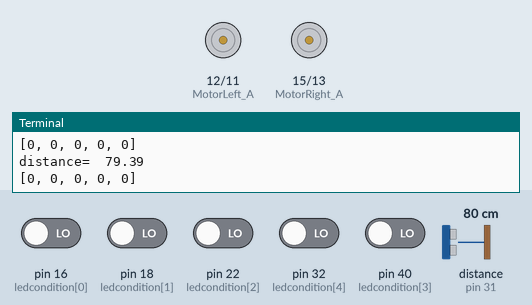
This program was run on a simulated Raspberry Pi (header pin numbers). Shown: motor-driver pin pairs drawn as motors (green arrow = first pin HIGH = forward, orange = second pin HIGH = backward, longer = more drive, scaled by the enable pin), the last lines printed to the terminal. Inputs (shaded band) come from the test bench; at power-on: pin 16 (ledcondition[0]), pin 18 (ledcondition[1]), pin 22 (ledcondition[2]), pin 32 (ledcondition[4]), pin 40 (ledcondition[3]) LOW, distance to the obstacle (sensor on pin 31) 80 cm. The echo pulse lasts 58.3 µs per cm; the clock reads 2024-03-15 10:24:30 at power-on unless the program sets it.

Above: at 1.2 s.
1.3 s: distance to the obstacle (sensor on pin 31) set to 23 cm
3.2 s: distance to the obstacle (sensor on pin 31) set to 18 cm
At 4.57 s:
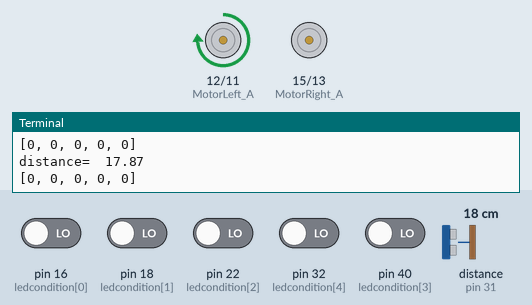
At 5.5 s:
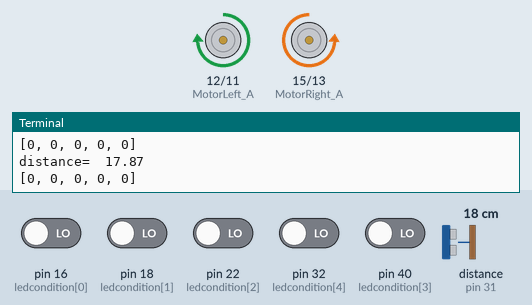
7.8 s: distance to the obstacle (sensor on pin 31) set to 2 cm
Timing chart, 0 to 10.9 s (numbered marks = the images above; inputs shaded):
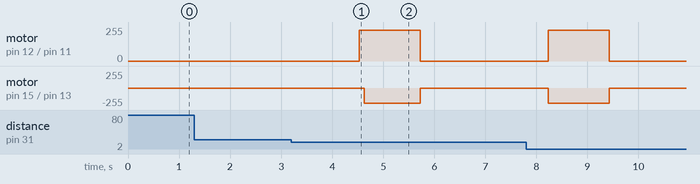

The program:

backclock.py
```python
######################################################################
### Date: 2017/10/5
### file name: project3_student.py
### Purpose: this code has been generated for the three-wheeled moving
###         object to perform the project3 with ultra sensor
###         swing turn, and point turn
### this code is used for the student only
######################################################################

# =======================================================================
# import GPIO library and time module
# =======================================================================
import RPi.GPIO as GPIO
from time import sleep

# =======================================================================
#  set GPIO warnings as false
# =======================================================================
GPIO.setwarnings(False)

# =======================================================================
# import getDistance() method in the ultraModule
# =======================================================================
from ultraModule import getDistance

# =======================================================================
# import TurnModule() method
# =======================================================================
from TurnModule import *
from trackingModule import gettracking

# =======================================================================
# rightPointTurn() and leftPointTurn() in TurnModule module
# =======================================================================
# student assignment (1)
# student assignment (2)


# =======================================================================
# import go_forward_any(), go_backward_any(), stop(), LeftPwm(),
# RightPwm(), pwm_setup(), and pwm_low() methods in the module of go_any
# =======================================================================
from go_any import *
from condition import *

# implement rightmotor(x)  # student assignment (3)
# implement go_forward_any(speed): # student assignment (4)
# implement go_backward_any(speed): # student assignment (5)
# implement go_forward(speed, running_time)  # student assignment (6)
# implement go_backward(speed, running_time)  # student assignment (7)

# =======================================================================
# setup and initilaize the left motor and right motor
# =======================================================================
pwm_setup()

# =======================================================================
#  define your variables and find out each value of variables
#  to perform the project3 with ultra sensor
#  and swing turn
# =======================================================================
dis = 20  # ??
case = 1
case2 = 3
try:
    while True:
        # ultra sensor replies the distance back
        distance = getDistance()
        ledcondition = gettracking()
        print('distance= ', distance)
        print(ledcondition)

        # when the distance is above the dis, moving object forwards
        if (distance > dis) and (ledcondition in forward_condition) and (case ==1 or case2 == 3):
            go_forward(40,0.3)
            stop()
            sleep(0.1)
        elif (distance > dis) and (ledcondition in sp1) and (case ==1 or case2 ==3):
            curveturn(20,30,0.5)
            stop()
            sleep(0.5)
        elif (distance > dis) and (ledcondition in sp2) and (case ==1 or case2 ==3):
            curveturn(30,20,0.5)
            stop()
            sleep(0.5)

        elif (distance <= dis):
            stop()
            sleep(0.5)
            rightSwingTurn(40,0.5)
            go_forward(90,0.1)
            leftSwingTurn(40,0.5)
            go_forward(90,0.1)
            leftSwingTurn(40,0.5)
            if case ==2:
                case2 +=1
            case +=1
            if (distance > dis) and (ledcondition in keep_condition):
                go_forward_any(50)
            else:
                stop()
                sleep(0.5)
                rightSwingTurn(40,0.5)
        while (distance > dis) and (ledcondition in left_condition) and (case ==2 or case2 ==4):
            curveturn(20,30,1)

            ########################################################
            ### please continue the code or change the above code
            ### # student assignment (10)
            ########################################################


# when the Ctrl+C key has been pressed,
# the moving object will be stopped

except KeyboardInterrupt:
    pwm_low()
```

ultraModule.py
```python
######################################################################
### Date: 2017/10/5
### file name: ultra.py
### Purpose: this code has generated for the return
###         the distance between the moving object and obstacle
###         ultra sensor
### this code is used for the student only
######################################################################


import RPi.GPIO as GPIO # import GPIO librery
import time

GPIO.setmode(GPIO.BOARD)

trig=33
echo=31

leftmostled=16
leftlessled=18
centerled=22
rightlessled=40
rightmostled=32

#ultrasonic sensor setting
GPIO.setup(trig,GPIO.OUT)
GPIO.setup(echo,GPIO.IN)

def getDistance():
    GPIO.output(trig,False)
    time.sleep(0.5)
    GPIO.output(trig,True)
    time.sleep(0.00001)
    GPIO.output(trig,False)
    while GPIO.input(echo)==0:
        pulse_start=time.time()
    while GPIO.input(echo)==1:
        pulse_end=time.time()
    pulse_duration=pulse_end-pulse_start
    distance=pulse_duration*17000
    distance=round(distance,2)
    return(distance)
```

TurnModule.py
```python
######################################################################
### Date: 2017/10/5
### file name: TurnModule.py
### Purpose: this code has been generated for the three-wheeled moving
###         object to perform swing turn and point turn
### this code is used for the student only
######################################################################

# import GPIO librery
import RPi.GPIO as GPIO
import time

# set up GPIO mode as BOARD
GPIO.setmode(GPIO.BOARD)

# set GPIO warnings as flase
GPIO.setwarnings(False)

# =======================================================================
# REVERSE function to control the direction of motor in reverse
def REVERSE(x):
   if x == True:
      return False
   elif x == False:
      return True
# =======================================================================

# =======================================================================
# Set the motor's true / false value to go forward.
forward0 = True
forward1 = False
# =======================================================================

# =======================================================================
#Set the motor's true / false value to go opposite.
backward0 = REVERSE(forward0)
backward1 = REVERSE(forward1)
# =======================================================================

# =======================================================================
# declare the pins of 12, 11, 35 in the Rapberry Pi
# as the left motor control pins in order to control left motor
# left motor needs three pins to be controlled
# =======================================================================
MotorLeft_A = 12
MotorLeft_B = 11
MotorLeft_PWM = 35

# =======================================================================
# declare the pins of 15, 13, 37 in the Rapberry Pi
# as the right motor control pins in order to control right motor
# right motor needs three pins to be controlled
# =======================================================================
MotorRight_A = 15
MotorRight_B = 13
MotorRight_PWM = 37

# ===========================================================================
# Control the DC motor to make it rotate clockwise, so the car will
# move forward.
# if you have different direction, you need to change HIGH to LOW
# or LOW to HIGH,in MotorLeft_A
# and LOW to HIGH or HIGH to LOW in MotorLeft_B
# if you have different direction, you need to change HIGH to LOW
# or LOW to HIGH in MotorLeft_A
# and LOW to HIGH or HIGH to LOW in MotorLeft_B
# ===========================================================================

def leftmotor(x):
   if x == True:
      GPIO.output(MotorLeft_A, GPIO.HIGH)
      GPIO.output(MotorLeft_B, GPIO.LOW)
   elif x == False:
      GPIO.output(MotorLeft_A, GPIO.LOW)
      GPIO.output(MotorLeft_B, GPIO.HIGH)
   else:
      print 'Config Error'

def rightmotor(x):
   if x == True:
      GPIO.output(MotorRight_A, GPIO.LOW)
      GPIO.output(MotorRight_B, GPIO.HIGH)
   elif x == False:
      GPIO.output(MotorRight_A, GPIO.HIGH)
      GPIO.output(MotorRight_B, GPIO.LOW)

# =======================================================================
# because the connetions between motors (left motor) and Rapberry Pi has been
# established, the GPIO pins of Rapberry Pi
# such as MotorLeft_A, MotorLeft_B, and MotorLeft_PWM
# should be clearly declared whether their roles of pins
# are output pin or input pin
# =======================================================================

GPIO.setup(MotorLeft_A,GPIO.OUT)
GPIO.setup(MotorLeft_B,GPIO.OUT)
GPIO.setup(MotorLeft_PWM,GPIO.OUT)

# =======================================================================
# because the connetions between motors (right motor) and Rapberry Pi has been
# established, the GPIO pins of Rapberry Pi
# such as MotorLeft_A, MotorLeft_B, and MotorLeft_PWM
# should be clearly declared whether their roles of pins
# are output pin or input pin
# =======================================================================

GPIO.setup(MotorRight_A,GPIO.OUT)
GPIO.setup(MotorRight_B,GPIO.OUT)
GPIO.setup(MotorRight_PWM,GPIO.OUT)

# =======================================================================
# create left pwm object to control the speed of left motor
# =======================================================================
LeftPwm=GPIO.PWM(MotorLeft_PWM,100)

# =======================================================================
# create right pwm object to control the speed of right motor
# =======================================================================
RightPwm=GPIO.PWM(MotorRight_PWM,100)

# =======================================================================
# perform right swing turn of 90 degree
# =======================================================================
def rightSwingTurn(speed, running_time):
    # set the left motor to go fowrard
    leftmotor(forward0)
    #leftmotor(forward1)

    # set the left motor pwm to be ready to go forward
    GPIO.output(MotorLeft_PWM,GPIO.HIGH)

    # set the right motor pwm to be ready to stop
    # Turn Off Right PWM
    GPIO.output(MotorRight_PWM,GPIO.LOW)
    # set the speed of the left motor to go fowrard
    LeftPwm.ChangeDutyCycle(speed)
    # set the speed of the right motor to stop
    RightPwm.ChangeDutyCycle(0)
    # set the running time of the left motor to go fowrard
    time.sleep(running_time)

# =======================================================================
# perform left swing turn of 90 degree
# =======================================================================
def leftSwingTurn(speed, running_time):

    # set the left motor pwm to be ready to stop
    # Turn Off Left PWM
    GPIO.output(MotorLeft_PWM,GPIO.LOW)

    # set the right motor to go fowrard
    rightmotor(forward0)

    # set the right motor pwm to be ready to go forward
    GPIO.output(MotorRight_PWM,GPIO.HIGH)

    # set the speed of the left motor to stop
    LeftPwm.ChangeDutyCycle(0)
    # set the speed of the right motor to go fowrard
    RightPwm.ChangeDutyCycle(speed)
    # set the running time of the right motor to go fowrard
    time.sleep(running_time)


# =======================================================================
# perform right point turn of 90 degree  # student assignment (1)
# ======================================================================

def rightPointTurn(speed, running_time):  # student assignment (1)
# set the left motor to go fowrard
   leftmotor(forward0)
    #leftmotor(forward1)

    # set the left motor pwm to be ready to go forward
   GPIO.output(MotorLeft_PWM,GPIO.HIGH)

    # set the right motor pwm to be ready to stop
   rightmotor(backward0)
    # Turn Off Right PWM
   GPIO.output(MotorRight_PWM,GPIO.HIGH)
    # set the speed of the left motor to go fowrard
   LeftPwm.ChangeDutyCycle(speed)
    # set the speed of the right motor to stop
   RightPwm.ChangeDutyCycle(speed)
    # set the running time of the left motor to go fowrard
   time.sleep(running_time)

#=======================================================================
# perform left point turn of 90 degree   # student assignment (2)
# ======================================================================

def leftPointTurn(speed, running_time):  # student assignment (2)
# set the left motor to go fowrard
   leftmotor(backward0)
    #leftmotor(forward1)

    # set the left motor pwm to be ready to go forward
   GPIO.output(MotorLeft_PWM,GPIO.HIGH)

    # set the right motor pwm to be ready to stop
   rightmotor(forward0)
    # Turn Off Right PWM
   GPIO.output(MotorRight_PWM,GPIO.HIGH)
    # set the speed of the left motor to go fowrard
   LeftPwm.ChangeDutyCycle(speed)
    # set the speed of the right motor to stop
   RightPwm.ChangeDutyCycle(speed)
    # set the running time of the left motor to go fowrard
   time.sleep(running_time)
def curveturn(leftspeed, rightspeed, running_time):
   leftmotor(forward0)
   GPIO.output(MotorLeft_PWM,GPIO.HIGH)

   rightmotor(forward0)
   GPIO.output(MotorRight_PWM,GPIO.HIGH)

   LeftPwm.ChangeDutyCycle(leftspeed)
   RightPwm.ChangeDutyCycle(rightspeed)

   time.sleep(running_time)
```

condition.py
```python
forward_condition= [
    [1, 0, 0, 0, 1],
    [1, 1, 0, 1, 1],
    [1, 0, 0, 1, 1],
    [1, 1, 0, 0, 1],
        ]

left_condition = [
    [1, 1, 0, 0, 1],
    [1, 1, 1, 0, 1],
    [1, 1, 1, 0, 0],
    [1, 1, 1, 1, 0],
	]

right_condition = [
    [1, 0, 0, 1, 1],
    [1, 0, 1, 1, 1],
    [0, 0, 1, 1, 1],
    [0, 1, 1, 1, 1],
	]

stop_condition = [
    [0, 0, 0, 0, 0]
	]

sp1 = [
    [0,0,1,1,1],
    ]

sp2 = [
    [1,1,1,0,0],
    ]
```

Source omitted: trackingModule.py (5013 bytes), go_any.py (8067 bytes)

Measured:
- the behaviour switches between 21 and 20 cm on distance to the obstacle (sensor on pin 31) (found by bisection; images 0 and 1)
- after the input at 3.2 s, motor on pin 12 (MotorLeft_A) / pin 11 (MotorLeft_B): stopped → forward 230/255 after 1.3 s, → stopped 1.2 s later; motor on pin 15 (MotorRight_A) / pin 13 (MotorRight_B): stopped → backward 230/255 after 1.4 s, → stopped 1.1 s later
